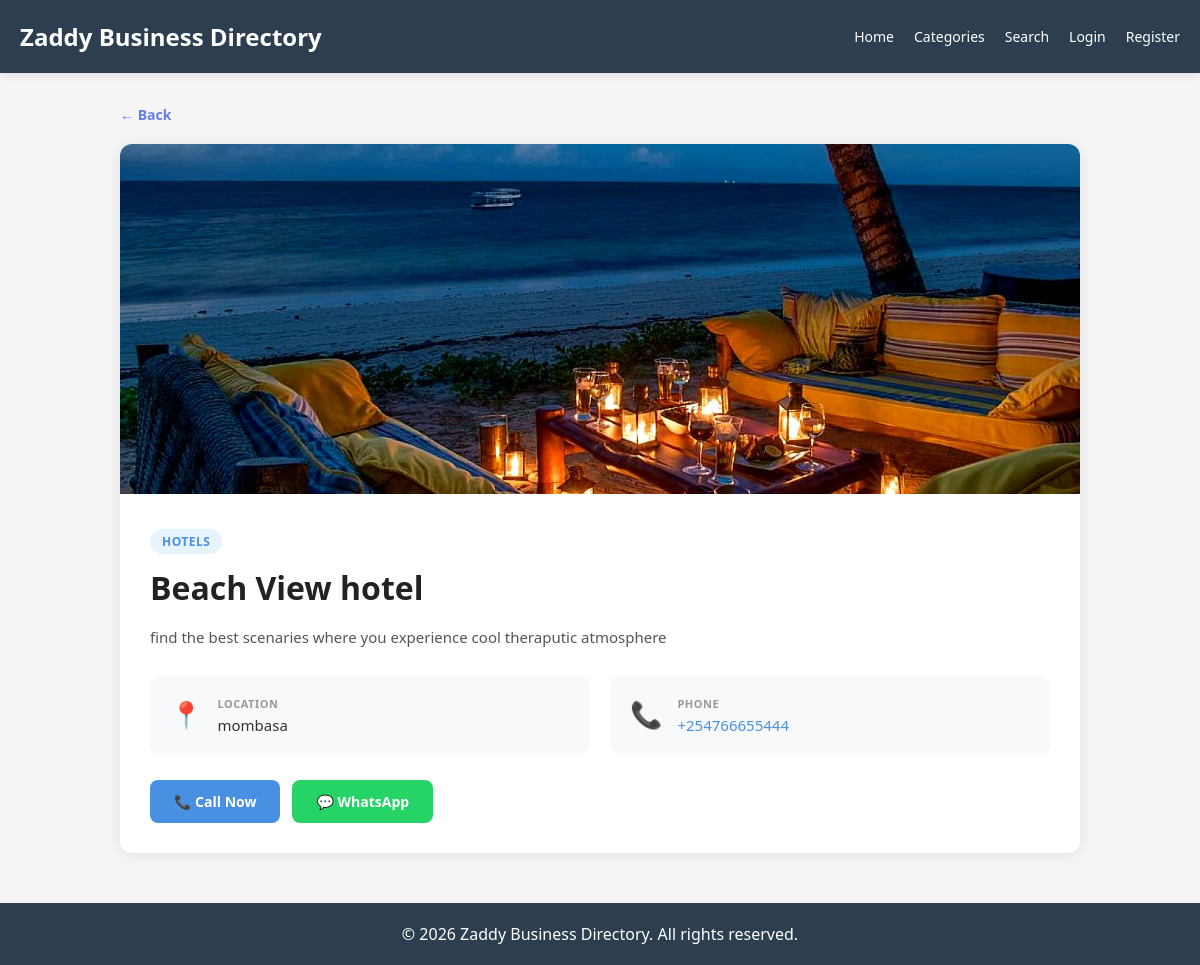
The page /business_details.php?id=12 on the database its author committed.
### tables this page shows
CREATE TABLE `businesses` (
  `id` int(11) NOT NULL,
  `name` varchar(200) NOT NULL,
  `category_id` int(11) NOT NULL,
  `user_id` int(11) NOT NULL,
  `description` text DEFAULT NULL,
  `address` varchar(255) DEFAULT NULL,
  `phone` varchar(20) DEFAULT NULL,
  `email` varchar(100) DEFAULT NULL,
  `website` varchar(255) DEFAULT NULL,
  `image` varchar(255) DEFAULT NULL,
  `status` enum('pending','approved','rejected') DEFAULT 'pending',
  `admin_notes` text DEFAULT NULL,
  `created_at` timestamp NOT NULL DEFAULT current_timestamp(),
  `updated_at` timestamp NOT NULL DEFAULT current_timestamp() ON UPDATE current_timestamp()
);

CREATE TABLE `categories` (
  `id` int(11) NOT NULL,
  `name` varchar(100) NOT NULL,
  `icon` varchar(50) DEFAULT NULL,
  `created_at` timestamp NOT NULL DEFAULT current_timestamp()
);

### business_details.php (the view, shortened to what this page needs)
<?php
$conn = getDBConnection();
$business_id = isset($_GET['id']) ? (int)$_GET['id'] : 0;
$stmt = $conn->prepare("SELECT b.*, c.name AS category_name FROM businesses b LEFT JOIN categories c ON b.category_id = c.id WHERE b.id = ? AND b.status = 'approved'");
$stmt->bind_param("i", $business_id);
$stmt->execute();
$result = $stmt->get_result();
$business = $result->fetch_assoc();
?>
<!DOCTYPE html>
<html lang="en">
<head>
</head>
<body>
<div class="header">
    <div class="header-content">
        <h1 onclick="location.href='index.php'">Zaddy Business Directory</h1>
        <nav class="header-nav">
            <a href="index.php">Home</a>
            <a href="categories.php">Categories</a>
            <a href="search.php">Search</a>
            <?php if (isset($_SESSION['user_id'])): ?>
                <a href="auth/dashboard.php">Dashboard</a>
                <a href="auth/logout.php">Logout</a>
            <?php else: ?>
                <a href="auth/login.php">Login</a>
                <a href="auth/register.php">Register</a>
            <?php endif; ?>
        </nav>
    </div>
</div>
<main class="container">
    <a href="javascript:history.back()" class="back-link">← Back</a>
    <div class="business-hero">
        <?php if (!empty($business['image'])): ?>
            <img src="uploads/<?php echo htmlspecialchars($business['image']); ?>" alt="<?php echo htmlspecialchars($business['name']); ?>">
        <?php else: ?>
            <div class="no-image-hero">🏢</div>
        <?php endif; ?>
        <div class="business-main-info">
            <?php if (!empty($business['category_name'])): ?>
                <span class="business-badge"><?php echo htmlspecialchars($business['category_name']); ?></span>
            <?php endif; ?>
            <h1 class="business-name"><?php echo htmlspecialchars($business['name']); ?></h1>
            <?php if (!empty($business['description'])): ?>
                <p class="business-description"><?php echo nl2br(htmlspecialchars($business['description'])); ?></p>
            <?php endif; ?>
            <div class="details-grid">
                <?php if (!empty($business['address'])): ?>
                <div class="detail-card">
                    <div class="detail-icon">📍</div>
                    <div>
                        <div class="detail-label">Location</div>
                        <div class="detail-value"><?php echo htmlspecialchars($business['address']); ?></div>
                    </div>
                </div>
                <?php endif; ?>
                <?php if (!empty($business['phone'])): ?>
                <div class="detail-card">
                    <div class="detail-icon">📞</div>
                    <div>
                        <div class="detail-label">Phone</div>
                        <div class="detail-value">
                            <a href="tel:<?php echo htmlspecialchars($business['phone']); ?>">
                                <?php echo htmlspecialchars($business['phone']); ?>
                            </a>
                        </div>
                    </div>
                </div>
                <?php endif; ?>
            </div>
            <div class="action-buttons">
                <?php if (!empty($business['phone'])): ?>
                    <a href="tel:<?php echo htmlspecialchars($business['phone']); ?>" class="btn btn-primary">📞 Call Now</a>
                    <a href="https://wa.me/<?php echo preg_replace('/\D/', '', $business['phone']); ?>" target="_blank" class="btn btn-success">💬 WhatsApp</a>
                <?php endif; ?>
            </div>
        </div>
    </div>
</main>
<div class="footer">
    <p>&copy; <?php echo date('Y'); ?> Zaddy Business Directory. All rights reserved.</p>
</div>
</body>
</html>

### business_details.php (style rules this page uses)
* { margin: 0; padding: 0; box-sizing: border-box; }
body { font-family: 'Segoe UI', Tahoma, Geneva, Verdana, sans-serif; background: #f5f5f5; }
.header { background: #2c3e50; color: white; padding: 20px 0; box-shadow: 0 2px 10px rgba(0,0,0,0.1); }
.header-content { max-width: 1200px; margin: 0 auto; padding: 0 20px; display: flex; justify-content: space-between; align-items: center; }
.header h1 { font-size: 24px; cursor: pointer; }
.header-nav { display: flex; gap: 20px; }
.header-nav a { color: white; text-decoration: none; font-size: 14px; transition: opacity 0.3s; }
.container { max-width: 1000px; margin: 30px auto; padding: 0 20px; }
.back-link { display: inline-block; color: #667eea; text-decoration: none; font-size: 14px; font-weight: 600; margin-bottom: 20px; }
.business-hero { background: white; border-radius: 12px; overflow: hidden; box-shadow: 0 2px 15px rgba(0,0,0,0.08); margin-bottom: 25px; }
.business-hero img { width: 100%; max-height: 350px; object-fit: cover; }
.business-main-info { padding: 30px; }
.business-badge { display: inline-block; background: #e8f4fd; color: #4a90e2; font-size: 12px; font-weight: 600; padding: 4px 12px; border-radius: 20px; margin-bottom: 12px; text-transform: uppercase; letter-spacing: 0.5px; }
.business-name { font-size: 32px; color: #222; margin-bottom: 15px; font-weight: 700; }
.business-description { color: #555; font-size: 15px; line-height: 1.8; margin-bottom: 25px; }
.details-grid { display: grid; grid-template-columns: 1fr 1fr; gap: 20px; margin-bottom: 25px; }
.detail-card { background: #f8f9fa; border-radius: 10px; padding: 20px; display: flex; align-items: flex-start; gap: 15px; }
.detail-icon { font-size: 26px; flex-shrink: 0; }
.detail-label { font-size: 11px; font-weight: 700; color: #999; text-transform: uppercase; letter-spacing: 0.5px; margin-bottom: 4px; }
.detail-value { font-size: 15px; color: #333; font-weight: 500; }
.detail-value a { color: #4a90e2; text-decoration: none; }
.action-buttons { display: flex; gap: 12px; flex-wrap: wrap; }
.btn { display: inline-flex; align-items: center; gap: 8px; padding: 12px 24px; border-radius: 8px; font-size: 14px; font-weight: 600; text-decoration: none; transition: opacity 0.2s, transform 0.2s; cursor: pointer; }
.btn-primary { background: #4a90e2; color: white; }
.btn-success { background: #25D366; color: white; }
.footer { background: #2c3e50; color: white; text-align: center; padding: 20px; margin-top: 50px; }

### rows shown on the page
businesses: image (picture), category.name "HOTELS", name "Beach View hotel", description "find the best scenaries where you experience cool theraputic atmosphere", address "mombasa", phone "+254766655444"
